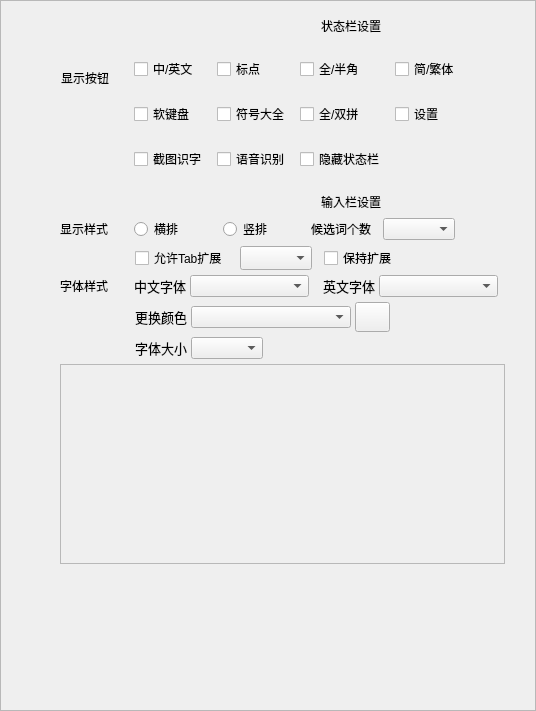
<?xml version="1.0" encoding="UTF-8"?>
<ui version="4.0">
 <class>SkinConfigStackedWidget</class>
 <widget class="QWidget" name="SkinConfigStackedWidget">
  <property name="geometry">
   <rect>
    <x>0</x>
    <y>0</y>
    <width>536</width>
    <height>711</height>
   </rect>
  </property>
  <property name="sizePolicy">
   <sizepolicy hsizetype="Preferred" vsizetype="Preferred">
    <horstretch>0</horstretch>
    <verstretch>0</verstretch>
   </sizepolicy>
  </property>
  <property name="windowTitle">
   <string>Form</string>
  </property>
  <layout class="QVBoxLayout" name="verticalLayout_3">
   <property name="leftMargin">
    <number>0</number>
   </property>
   <property name="topMargin">
    <number>0</number>
   </property>
   <property name="rightMargin">
    <number>0</number>
   </property>
   <property name="bottomMargin">
    <number>0</number>
   </property>
   <item>
    <widget class="QScrollArea" name="scrollArea">
     <property name="widgetResizable">
      <bool>true</bool>
     </property>
     <widget class="QWidget" name="scrollAreaWidgetContents">
      <property name="geometry">
       <rect>
        <x>0</x>
        <y>0</y>
        <width>534</width>
        <height>709</height>
       </rect>
      </property>
      <layout class="QVBoxLayout" name="verticalLayout_4">
       <property name="leftMargin">
        <number>0</number>
       </property>
       <property name="topMargin">
        <number>0</number>
       </property>
       <property name="rightMargin">
        <number>0</number>
       </property>
       <property name="bottomMargin">
        <number>0</number>
       </property>
       <item>
        <layout class="QVBoxLayout" name="verticalLayout_2">
         <property name="spacing">
          <number>5</number>
         </property>
         <property name="topMargin">
          <number>15</number>
         </property>
         <item>
          <widget class="QWidget" name="toolbar_header_widget" native="true">
           <layout class="QHBoxLayout" name="label_layout" stretch="0,0,0,0,0">
            <property name="spacing">
             <number>4</number>
            </property>
            <property name="sizeConstraint">
             <enum>QLayout::SetNoConstraint</enum>
            </property>
            <property name="leftMargin">
             <number>0</number>
            </property>
            <property name="topMargin">
             <number>0</number>
            </property>
            <property name="rightMargin">
             <number>0</number>
            </property>
            <property name="bottomMargin">
             <number>0</number>
            </property>
            <item>
             <spacer name="horizontalSpacer_12">
              <property name="orientation">
               <enum>Qt::Horizontal</enum>
              </property>
              <property name="sizeType">
               <enum>QSizePolicy::Expanding</enum>
              </property>
              <property name="sizeHint" stdset="0">
               <size>
                <width>20</width>
                <height>20</height>
               </size>
              </property>
             </spacer>
            </item>
            <item>
             <widget class="QLabel" name="status_label">
              <property name="text">
               <string/>
              </property>
             </widget>
            </item>
            <item>
             <spacer name="horizontalSpacer_21">
              <property name="orientation">
               <enum>Qt::Horizontal</enum>
              </property>
              <property name="sizeHint" stdset="0">
               <size>
                <width>40</width>
                <height>20</height>
               </size>
              </property>
             </spacer>
            </item>
            <item>
             <widget class="QLabel" name="status_bar_set_label">
              <property name="sizePolicy">
               <sizepolicy hsizetype="Preferred" vsizetype="Fixed">
                <horstretch>0</horstretch>
                <verstretch>0</verstretch>
               </sizepolicy>
              </property>
              <property name="text">
               <string>状态栏设置</string>
              </property>
             </widget>
            </item>
            <item>
             <spacer name="horizontalSpacer_2">
              <property name="orientation">
               <enum>Qt::Horizontal</enum>
              </property>
              <property name="sizeType">
               <enum>QSizePolicy::Expanding</enum>
              </property>
              <property name="sizeHint" stdset="0">
               <size>
                <width>5</width>
                <height>20</height>
               </size>
              </property>
             </spacer>
            </item>
           </layout>
          </widget>
         </item>
         <item>
          <widget class="QWidget" name="toolbar_widget" native="true">
           <layout class="QHBoxLayout" name="horizontalLayout_12" stretch="4,1,12,3">
            <property name="spacing">
             <number>0</number>
            </property>
            <property name="sizeConstraint">
             <enum>QLayout::SetNoConstraint</enum>
            </property>
            <property name="leftMargin">
             <number>0</number>
            </property>
            <property name="topMargin">
             <number>0</number>
            </property>
            <property name="rightMargin">
             <number>0</number>
            </property>
            <property name="bottomMargin">
             <number>0</number>
            </property>
            <item>
             <layout class="QHBoxLayout" name="horizontalLayout_5">
              <item>
               <spacer name="horizontalSpacer_18">
                <property name="orientation">
                 <enum>Qt::Horizontal</enum>
                </property>
                <property name="sizeType">
                 <enum>QSizePolicy::Fixed</enum>
                </property>
                <property name="sizeHint" stdset="0">
                 <size>
                  <width>60</width>
                  <height>20</height>
                 </size>
                </property>
               </spacer>
              </item>
              <item>
               <layout class="QVBoxLayout" name="verticalLayout" stretch="1,1">
                <property name="spacing">
                 <number>20</number>
                </property>
                <item>
                 <widget class="QLabel" name="show_btn_label">
                  <property name="sizePolicy">
                   <sizepolicy hsizetype="Preferred" vsizetype="Expanding">
                    <horstretch>0</horstretch>
                    <verstretch>0</verstretch>
                   </sizepolicy>
                  </property>
                  <property name="text">
                   <string>显示按钮</string>
                  </property>
                 </widget>
                </item>
                <item>
                 <spacer name="verticalSpacer_2">
                  <property name="orientation">
                   <enum>Qt::Vertical</enum>
                  </property>
                  <property name="sizeHint" stdset="0">
                   <size>
                    <width>20</width>
                    <height>40</height>
                   </size>
                  </property>
                 </spacer>
                </item>
               </layout>
              </item>
             </layout>
            </item>
            <item>
             <spacer name="horizontalSpacer_5">
              <property name="orientation">
               <enum>Qt::Horizontal</enum>
              </property>
              <property name="sizeHint" stdset="0">
               <size>
                <width>40</width>
                <height>20</height>
               </size>
              </property>
             </spacer>
            </item>
            <item>
             <layout class="QGridLayout" name="gridLayout">
              <property name="horizontalSpacing">
               <number>10</number>
              </property>
              <property name="verticalSpacing">
               <number>5</number>
              </property>
              <item row="1" column="2">
               <widget class="QCheckBox" name="full_half_checkbox">
                <property name="sizePolicy">
                 <sizepolicy hsizetype="Minimum" vsizetype="Fixed">
                  <horstretch>0</horstretch>
                  <verstretch>0</verstretch>
                 </sizepolicy>
                </property>
                <property name="text">
                 <string>全/半角</string>
                </property>
               </widget>
              </item>
              <item row="1" column="1">
               <widget class="QCheckBox" name="punctuation_checkbox">
                <property name="sizePolicy">
                 <sizepolicy hsizetype="Minimum" vsizetype="Fixed">
                  <horstretch>0</horstretch>
                  <verstretch>0</verstretch>
                 </sizepolicy>
                </property>
                <property name="text">
                 <string>标点</string>
                </property>
               </widget>
              </item>
              <item row="2" column="0">
               <widget class="QCheckBox" name="soft_keyboard_checkbox">
                <property name="text">
                 <string>软键盘</string>
                </property>
               </widget>
              </item>
              <item row="2" column="1">
               <widget class="QCheckBox" name="special_symbol_checkbox">
                <property name="sizePolicy">
                 <sizepolicy hsizetype="Minimum" vsizetype="Fixed">
                  <horstretch>0</horstretch>
                  <verstretch>0</verstretch>
                 </sizepolicy>
                </property>
                <property name="text">
                 <string>符号大全</string>
                </property>
               </widget>
              </item>
              <item row="1" column="3">
               <widget class="QCheckBox" name="simple_tradition_checkbox">
                <property name="sizePolicy">
                 <sizepolicy hsizetype="Minimum" vsizetype="Fixed">
                  <horstretch>0</horstretch>
                  <verstretch>0</verstretch>
                 </sizepolicy>
                </property>
                <property name="text">
                 <string>简/繁体</string>
                </property>
               </widget>
              </item>
              <item row="2" column="2">
               <widget class="QCheckBox" name="quan_shuang_checkbox">
                <property name="text">
                 <string>全/双拼</string>
                </property>
               </widget>
              </item>
              <item row="1" column="0">
               <widget class="QCheckBox" name="cn_en_checkbox">
                <property name="sizePolicy">
                 <sizepolicy hsizetype="Minimum" vsizetype="Fixed">
                  <horstretch>0</horstretch>
                  <verstretch>0</verstretch>
                 </sizepolicy>
                </property>
                <property name="text">
                 <string>中/英文</string>
                </property>
               </widget>
              </item>
              <item row="3" column="0">
               <widget class="QCheckBox" name="ocr_checkbox">
                <property name="sizePolicy">
                 <sizepolicy hsizetype="Minimum" vsizetype="Fixed">
                  <horstretch>0</horstretch>
                  <verstretch>0</verstretch>
                 </sizepolicy>
                </property>
                <property name="text">
                 <string>截图识字</string>
                </property>
               </widget>
              </item>
              <item row="2" column="3">
               <widget class="QCheckBox" name="set_checkbox">
                <property name="sizePolicy">
                 <sizepolicy hsizetype="Minimum" vsizetype="Fixed">
                  <horstretch>0</horstretch>
                  <verstretch>0</verstretch>
                 </sizepolicy>
                </property>
                <property name="text">
                 <string>设置</string>
                </property>
               </widget>
              </item>
              <item row="3" column="1">
               <widget class="QCheckBox" name="voice_checkbox">
                <property name="sizePolicy">
                 <sizepolicy hsizetype="Minimum" vsizetype="Fixed">
                  <horstretch>0</horstretch>
                  <verstretch>0</verstretch>
                 </sizepolicy>
                </property>
                <property name="text">
                 <string>语音识别</string>
                </property>
               </widget>
              </item>
              <item row="3" column="2">
               <widget class="QCheckBox" name="hide_toobar_checkbox">
                <property name="sizePolicy">
                 <sizepolicy hsizetype="Minimum" vsizetype="Fixed">
                  <horstretch>0</horstretch>
                  <verstretch>0</verstretch>
                 </sizepolicy>
                </property>
                <property name="text">
                 <string>隐藏状态栏</string>
                </property>
               </widget>
              </item>
             </layout>
            </item>
            <item>
             <spacer name="horizontalSpacer_17">
              <property name="orientation">
               <enum>Qt::Horizontal</enum>
              </property>
              <property name="sizeHint" stdset="0">
               <size>
                <width>40</width>
                <height>20</height>
               </size>
              </property>
             </spacer>
            </item>
           </layout>
          </widget>
         </item>
         <item>
          <layout class="QHBoxLayout" name="label_layout_2" stretch="0,0,0,0,0">
           <property name="spacing">
            <number>4</number>
           </property>
           <property name="sizeConstraint">
            <enum>QLayout::SetNoConstraint</enum>
           </property>
           <item>
            <spacer name="horizontalSpacer_13">
             <property name="orientation">
              <enum>Qt::Horizontal</enum>
             </property>
             <property name="sizeType">
              <enum>QSizePolicy::Expanding</enum>
             </property>
             <property name="sizeHint" stdset="0">
              <size>
               <width>20</width>
               <height>20</height>
              </size>
             </property>
            </spacer>
           </item>
           <item>
            <widget class="QLabel" name="input_label">
             <property name="text">
              <string/>
             </property>
            </widget>
           </item>
           <item>
            <spacer name="horizontalSpacer_51">
             <property name="orientation">
              <enum>Qt::Horizontal</enum>
             </property>
             <property name="sizeType">
              <enum>QSizePolicy::Expanding</enum>
             </property>
             <property name="sizeHint" stdset="0">
              <size>
               <width>5</width>
               <height>20</height>
              </size>
             </property>
            </spacer>
           </item>
           <item>
            <widget class="QLabel" name="input_bar_set_label">
             <property name="sizePolicy">
              <sizepolicy hsizetype="Preferred" vsizetype="Fixed">
               <horstretch>0</horstretch>
               <verstretch>0</verstretch>
              </sizepolicy>
             </property>
             <property name="text">
              <string>输入栏设置</string>
             </property>
            </widget>
           </item>
           <item>
            <spacer name="horizontalSpacer_3">
             <property name="orientation">
              <enum>Qt::Horizontal</enum>
             </property>
             <property name="sizeType">
              <enum>QSizePolicy::Expanding</enum>
             </property>
             <property name="sizeHint" stdset="0">
              <size>
               <width>5</width>
               <height>20</height>
              </size>
             </property>
            </spacer>
           </item>
          </layout>
         </item>
         <item>
          <layout class="QHBoxLayout" name="horizontalLayout_11" stretch="4,1,12,3">
           <property name="spacing">
            <number>0</number>
           </property>
           <property name="sizeConstraint">
            <enum>QLayout::SetNoConstraint</enum>
           </property>
           <item>
            <layout class="QHBoxLayout" name="horizontalLayout_6">
             <item>
              <spacer name="horizontalSpacer_8">
               <property name="orientation">
                <enum>Qt::Horizontal</enum>
               </property>
               <property name="sizeType">
                <enum>QSizePolicy::Expanding</enum>
               </property>
               <property name="sizeHint" stdset="0">
                <size>
                 <width>60</width>
                 <height>20</height>
                </size>
               </property>
              </spacer>
             </item>
             <item>
              <widget class="QLabel" name="show_style_label">
               <property name="sizePolicy">
                <sizepolicy hsizetype="Preferred" vsizetype="Fixed">
                 <horstretch>0</horstretch>
                 <verstretch>0</verstretch>
                </sizepolicy>
               </property>
               <property name="text">
                <string>显示样式</string>
               </property>
              </widget>
             </item>
            </layout>
           </item>
           <item>
            <spacer name="horizontalSpacer_6">
             <property name="orientation">
              <enum>Qt::Horizontal</enum>
             </property>
             <property name="sizeHint" stdset="0">
              <size>
               <width>40</width>
               <height>20</height>
              </size>
             </property>
            </spacer>
           </item>
           <item>
            <layout class="QHBoxLayout" name="horizontalLayout_7" stretch="1,1,0">
             <property name="topMargin">
              <number>0</number>
             </property>
             <property name="bottomMargin">
              <number>0</number>
             </property>
             <item>
              <widget class="QRadioButton" name="horizon_radiobtn">
               <property name="sizePolicy">
                <sizepolicy hsizetype="Minimum" vsizetype="Fixed">
                 <horstretch>0</horstretch>
                 <verstretch>0</verstretch>
                </sizepolicy>
               </property>
               <property name="text">
                <string>横排</string>
               </property>
              </widget>
             </item>
             <item>
              <widget class="QRadioButton" name="vertical_radiobtn">
               <property name="sizePolicy">
                <sizepolicy hsizetype="Minimum" vsizetype="Fixed">
                 <horstretch>0</horstretch>
                 <verstretch>0</verstretch>
                </sizepolicy>
               </property>
               <property name="text">
                <string>竖排</string>
               </property>
              </widget>
             </item>
             <item>
              <layout class="QHBoxLayout" name="horizontalLayout_13">
               <property name="spacing">
                <number>12</number>
               </property>
               <item>
                <widget class="QLabel" name="label_3">
                 <property name="sizePolicy">
                  <sizepolicy hsizetype="Preferred" vsizetype="Fixed">
                   <horstretch>0</horstretch>
                   <verstretch>0</verstretch>
                  </sizepolicy>
                 </property>
                 <property name="text">
                  <string>候选词个数</string>
                 </property>
                </widget>
               </item>
               <item>
                <widget class="QComboBox" name="candidates_combo"/>
               </item>
              </layout>
             </item>
            </layout>
           </item>
           <item>
            <spacer name="horizontalSpacer_9">
             <property name="orientation">
              <enum>Qt::Horizontal</enum>
             </property>
             <property name="sizeHint" stdset="0">
              <size>
               <width>18</width>
               <height>20</height>
              </size>
             </property>
            </spacer>
           </item>
          </layout>
         </item>
         <item>
          <layout class="QHBoxLayout" name="horizontalLayout_8" stretch="5,12,3">
           <property name="spacing">
            <number>0</number>
           </property>
           <item>
            <spacer name="horizontalSpacer_7">
             <property name="orientation">
              <enum>Qt::Horizontal</enum>
             </property>
             <property name="sizeHint" stdset="0">
              <size>
               <width>40</width>
               <height>20</height>
              </size>
             </property>
            </spacer>
           </item>
           <item>
            <layout class="QHBoxLayout" name="horizontalLayout_4">
             <property name="spacing">
              <number>12</number>
             </property>
             <item>
              <widget class="QCheckBox" name="expand_checkbox">
               <property name="sizePolicy">
                <sizepolicy hsizetype="Minimum" vsizetype="Fixed">
                 <horstretch>0</horstretch>
                 <verstretch>0</verstretch>
                </sizepolicy>
               </property>
               <property name="text">
                <string>允许Tab扩展</string>
               </property>
              </widget>
             </item>
             <item>
              <widget class="QComboBox" name="expand_candidates_combo">
               <property name="sizePolicy">
                <sizepolicy hsizetype="Expanding" vsizetype="Fixed">
                 <horstretch>0</horstretch>
                 <verstretch>0</verstretch>
                </sizepolicy>
               </property>
               <property name="minimumSize">
                <size>
                 <width>0</width>
                 <height>0</height>
                </size>
               </property>
               <property name="maximumSize">
                <size>
                 <width>16777215</width>
                 <height>16635</height>
                </size>
               </property>
              </widget>
             </item>
             <item>
              <widget class="QCheckBox" name="always_expand_checkbox">
               <property name="sizePolicy">
                <sizepolicy hsizetype="Minimum" vsizetype="Fixed">
                 <horstretch>0</horstretch>
                 <verstretch>0</verstretch>
                </sizepolicy>
               </property>
               <property name="text">
                <string>保持扩展</string>
               </property>
              </widget>
             </item>
             <item>
              <spacer name="horizontalSpacer_14">
               <property name="orientation">
                <enum>Qt::Horizontal</enum>
               </property>
               <property name="sizeHint" stdset="0">
                <size>
                 <width>40</width>
                 <height>20</height>
                </size>
               </property>
              </spacer>
             </item>
            </layout>
           </item>
           <item>
            <spacer name="horizontalSpacer_10">
             <property name="orientation">
              <enum>Qt::Horizontal</enum>
             </property>
             <property name="sizeHint" stdset="0">
              <size>
               <width>40</width>
               <height>20</height>
              </size>
             </property>
            </spacer>
           </item>
          </layout>
         </item>
         <item>
          <layout class="QHBoxLayout" name="horizontalLayout_9" stretch="4,1,14,1">
           <property name="spacing">
            <number>0</number>
           </property>
           <property name="sizeConstraint">
            <enum>QLayout::SetNoConstraint</enum>
           </property>
           <item>
            <layout class="QHBoxLayout" name="horizontalLayout_3">
             <property name="spacing">
              <number>6</number>
             </property>
             <item>
              <spacer name="horizontalSpacer_15">
               <property name="orientation">
                <enum>Qt::Horizontal</enum>
               </property>
               <property name="sizeType">
                <enum>QSizePolicy::Expanding</enum>
               </property>
               <property name="sizeHint" stdset="0">
                <size>
                 <width>60</width>
                 <height>20</height>
                </size>
               </property>
              </spacer>
             </item>
             <item>
              <widget class="QLabel" name="skin_font_style_label">
               <property name="text">
                <string>字体样式</string>
               </property>
              </widget>
             </item>
            </layout>
           </item>
           <item>
            <spacer name="horizontalSpacer_11">
             <property name="orientation">
              <enum>Qt::Horizontal</enum>
             </property>
             <property name="sizeHint" stdset="0">
              <size>
               <width>40</width>
               <height>20</height>
              </size>
             </property>
            </spacer>
           </item>
           <item>
            <layout class="QHBoxLayout" name="horizontalLayout_2" stretch="0,0,0,0,0,0">
             <property name="spacing">
              <number>4</number>
             </property>
             <property name="topMargin">
              <number>0</number>
             </property>
             <property name="bottomMargin">
              <number>0</number>
             </property>
             <item>
              <widget class="QLabel" name="label_4">
               <property name="sizePolicy">
                <sizepolicy hsizetype="Preferred" vsizetype="Fixed">
                 <horstretch>0</horstretch>
                 <verstretch>0</verstretch>
                </sizepolicy>
               </property>
               <property name="font">
                <font>
                 <family>微软雅黑</family>
                 <pointsize>10</pointsize>
                </font>
               </property>
               <property name="text">
                <string>中文字体</string>
               </property>
              </widget>
             </item>
             <item>
              <widget class="QComboBox" name="chinese_font_combo">
               <property name="sizePolicy">
                <sizepolicy hsizetype="MinimumExpanding" vsizetype="Fixed">
                 <horstretch>0</horstretch>
                 <verstretch>0</verstretch>
                </sizepolicy>
               </property>
              </widget>
             </item>
             <item>
              <spacer name="horizontalSpacer_23">
               <property name="orientation">
                <enum>Qt::Horizontal</enum>
               </property>
               <property name="sizeType">
                <enum>QSizePolicy::Fixed</enum>
               </property>
               <property name="sizeHint" stdset="0">
                <size>
                 <width>10</width>
                 <height>20</height>
                </size>
               </property>
              </spacer>
             </item>
             <item>
              <widget class="QLabel" name="label_5">
               <property name="sizePolicy">
                <sizepolicy hsizetype="Preferred" vsizetype="Fixed">
                 <horstretch>0</horstretch>
                 <verstretch>0</verstretch>
                </sizepolicy>
               </property>
               <property name="font">
                <font>
                 <family>微软雅黑</family>
                 <pointsize>10</pointsize>
                </font>
               </property>
               <property name="text">
                <string>英文字体</string>
               </property>
              </widget>
             </item>
             <item>
              <widget class="QComboBox" name="english_font_combo">
               <property name="sizePolicy">
                <sizepolicy hsizetype="Expanding" vsizetype="Fixed">
                 <horstretch>0</horstretch>
                 <verstretch>0</verstretch>
                </sizepolicy>
               </property>
              </widget>
             </item>
             <item>
              <spacer name="horizontalSpacer_19">
               <property name="orientation">
                <enum>Qt::Horizontal</enum>
               </property>
               <property name="sizeType">
                <enum>QSizePolicy::Fixed</enum>
               </property>
               <property name="sizeHint" stdset="0">
                <size>
                 <width>10</width>
                 <height>20</height>
                </size>
               </property>
              </spacer>
             </item>
            </layout>
           </item>
           <item>
            <spacer name="horizontalSpacer_16">
             <property name="orientation">
              <enum>Qt::Horizontal</enum>
             </property>
             <property name="sizeHint" stdset="0">
              <size>
               <width>40</width>
               <height>20</height>
              </size>
             </property>
            </spacer>
           </item>
          </layout>
         </item>
         <item>
          <layout class="QHBoxLayout" name="horizontalLayout_14" stretch="5,14,1">
           <property name="spacing">
            <number>0</number>
           </property>
           <property name="sizeConstraint">
            <enum>QLayout::SetNoConstraint</enum>
           </property>
           <property name="topMargin">
            <number>0</number>
           </property>
           <property name="bottomMargin">
            <number>0</number>
           </property>
           <item>
            <spacer name="horizontalSpacer_24">
             <property name="orientation">
              <enum>Qt::Horizontal</enum>
             </property>
             <property name="sizeType">
              <enum>QSizePolicy::Expanding</enum>
             </property>
             <property name="sizeHint" stdset="0">
              <size>
               <width>40</width>
               <height>20</height>
              </size>
             </property>
            </spacer>
           </item>
           <item>
            <layout class="QHBoxLayout" name="horizontalLayout_15" stretch="0,0,0,0">
             <property name="spacing">
              <number>4</number>
             </property>
             <item>
              <widget class="QLabel" name="label_7">
               <property name="sizePolicy">
                <sizepolicy hsizetype="Preferred" vsizetype="Fixed">
                 <horstretch>0</horstretch>
                 <verstretch>0</verstretch>
                </sizepolicy>
               </property>
               <property name="font">
                <font>
                 <family>微软雅黑</family>
                 <pointsize>10</pointsize>
                </font>
               </property>
               <property name="text">
                <string>更换颜色</string>
               </property>
              </widget>
             </item>
             <item>
              <widget class="QComboBox" name="color_list_combo">
               <property name="sizePolicy">
                <sizepolicy hsizetype="Expanding" vsizetype="Fixed">
                 <horstretch>0</horstretch>
                 <verstretch>0</verstretch>
                </sizepolicy>
               </property>
               <property name="minimumSize">
                <size>
                 <width>160</width>
                 <height>0</height>
                </size>
               </property>
               <property name="maximumSize">
                <size>
                 <width>160</width>
                 <height>16777215</height>
                </size>
               </property>
              </widget>
             </item>
             <item>
              <widget class="QPushButton" name="select_color_btn">
               <property name="minimumSize">
                <size>
                 <width>35</width>
                 <height>30</height>
                </size>
               </property>
               <property name="maximumSize">
                <size>
                 <width>35</width>
                 <height>30</height>
                </size>
               </property>
               <property name="text">
                <string/>
               </property>
              </widget>
             </item>
             <item>
              <spacer name="horizontalSpacer_25">
               <property name="orientation">
                <enum>Qt::Horizontal</enum>
               </property>
               <property name="sizeType">
                <enum>QSizePolicy::Expanding</enum>
               </property>
               <property name="sizeHint" stdset="0">
                <size>
                 <width>140</width>
                 <height>20</height>
                </size>
               </property>
              </spacer>
             </item>
            </layout>
           </item>
           <item>
            <spacer name="horizontalSpacer_26">
             <property name="orientation">
              <enum>Qt::Horizontal</enum>
             </property>
             <property name="sizeHint" stdset="0">
              <size>
               <width>40</width>
               <height>20</height>
              </size>
             </property>
            </spacer>
           </item>
          </layout>
         </item>
         <item>
          <layout class="QHBoxLayout" name="horizontalLayout" stretch="5,14,1">
           <property name="spacing">
            <number>0</number>
           </property>
           <property name="sizeConstraint">
            <enum>QLayout::SetNoConstraint</enum>
           </property>
           <property name="topMargin">
            <number>0</number>
           </property>
           <property name="bottomMargin">
            <number>0</number>
           </property>
           <item>
            <spacer name="horizontalSpacer">
             <property name="orientation">
              <enum>Qt::Horizontal</enum>
             </property>
             <property name="sizeType">
              <enum>QSizePolicy::Expanding</enum>
             </property>
             <property name="sizeHint" stdset="0">
              <size>
               <width>40</width>
               <height>20</height>
              </size>
             </property>
            </spacer>
           </item>
           <item>
            <layout class="QHBoxLayout" name="horizontalLayout_10" stretch="0,0,0">
             <property name="spacing">
              <number>4</number>
             </property>
             <item>
              <widget class="QLabel" name="label_6">
               <property name="sizePolicy">
                <sizepolicy hsizetype="Preferred" vsizetype="Fixed">
                 <horstretch>0</horstretch>
                 <verstretch>0</verstretch>
                </sizepolicy>
               </property>
               <property name="font">
                <font>
                 <family>微软雅黑</family>
                 <pointsize>10</pointsize>
                </font>
               </property>
               <property name="text">
                <string>字体大小</string>
               </property>
              </widget>
             </item>
             <item>
              <widget class="QComboBox" name="font_size_combo"/>
             </item>
             <item>
              <spacer name="horizontalSpacer_20">
               <property name="orientation">
                <enum>Qt::Horizontal</enum>
               </property>
               <property name="sizeHint" stdset="0">
                <size>
                 <width>40</width>
                 <height>20</height>
                </size>
               </property>
              </spacer>
             </item>
            </layout>
           </item>
           <item>
            <spacer name="horizontalSpacer_4">
             <property name="orientation">
              <enum>Qt::Horizontal</enum>
             </property>
             <property name="sizeHint" stdset="0">
              <size>
               <width>40</width>
               <height>20</height>
              </size>
             </property>
            </spacer>
           </item>
          </layout>
         </item>
         <item>
          <layout class="QHBoxLayout" name="horizontalLayout_17" stretch="2,15,1">
           <item>
            <spacer name="horizontalSpacer_28">
             <property name="orientation">
              <enum>Qt::Horizontal</enum>
             </property>
             <property name="sizeHint" stdset="0">
              <size>
               <width>40</width>
               <height>20</height>
              </size>
             </property>
            </spacer>
           </item>
           <item>
            <widget class="QScrollArea" name="preview_Area">
             <property name="minimumSize">
              <size>
               <width>0</width>
               <height>200</height>
              </size>
             </property>
             <property name="widgetResizable">
              <bool>true</bool>
             </property>
             <property name="alignment">
              <set>Qt::AlignLeading|Qt::AlignLeft|Qt::AlignTop</set>
             </property>
             <widget class="QWidget" name="preview_layout_wight">
              <property name="geometry">
               <rect>
                <x>0</x>
                <y>0</y>
                <width>428</width>
                <height>198</height>
               </rect>
              </property>
              <layout class="QVBoxLayout" name="verticalLayout_6">
               <property name="leftMargin">
                <number>0</number>
               </property>
               <property name="topMargin">
                <number>0</number>
               </property>
               <property name="rightMargin">
                <number>0</number>
               </property>
               <property name="bottomMargin">
                <number>0</number>
               </property>
               <item>
                <widget class="QWidget" name="preview_widght" native="true"/>
               </item>
              </layout>
             </widget>
            </widget>
           </item>
           <item>
            <spacer name="horizontalSpacer_29">
             <property name="orientation">
              <enum>Qt::Horizontal</enum>
             </property>
             <property name="sizeHint" stdset="0">
              <size>
               <width>40</width>
               <height>20</height>
              </size>
             </property>
            </spacer>
           </item>
          </layout>
         </item>
         <item>
          <spacer name="verticalSpacer">
           <property name="orientation">
            <enum>Qt::Vertical</enum>
           </property>
           <property name="sizeType">
            <enum>QSizePolicy::Expanding</enum>
           </property>
           <property name="sizeHint" stdset="0">
            <size>
             <width>20</width>
             <height>13</height>
            </size>
           </property>
          </spacer>
         </item>
        </layout>
       </item>
      </layout>
     </widget>
    </widget>
   </item>
  </layout>
 </widget>
 <resources/>
 <connections/>
</ui>
